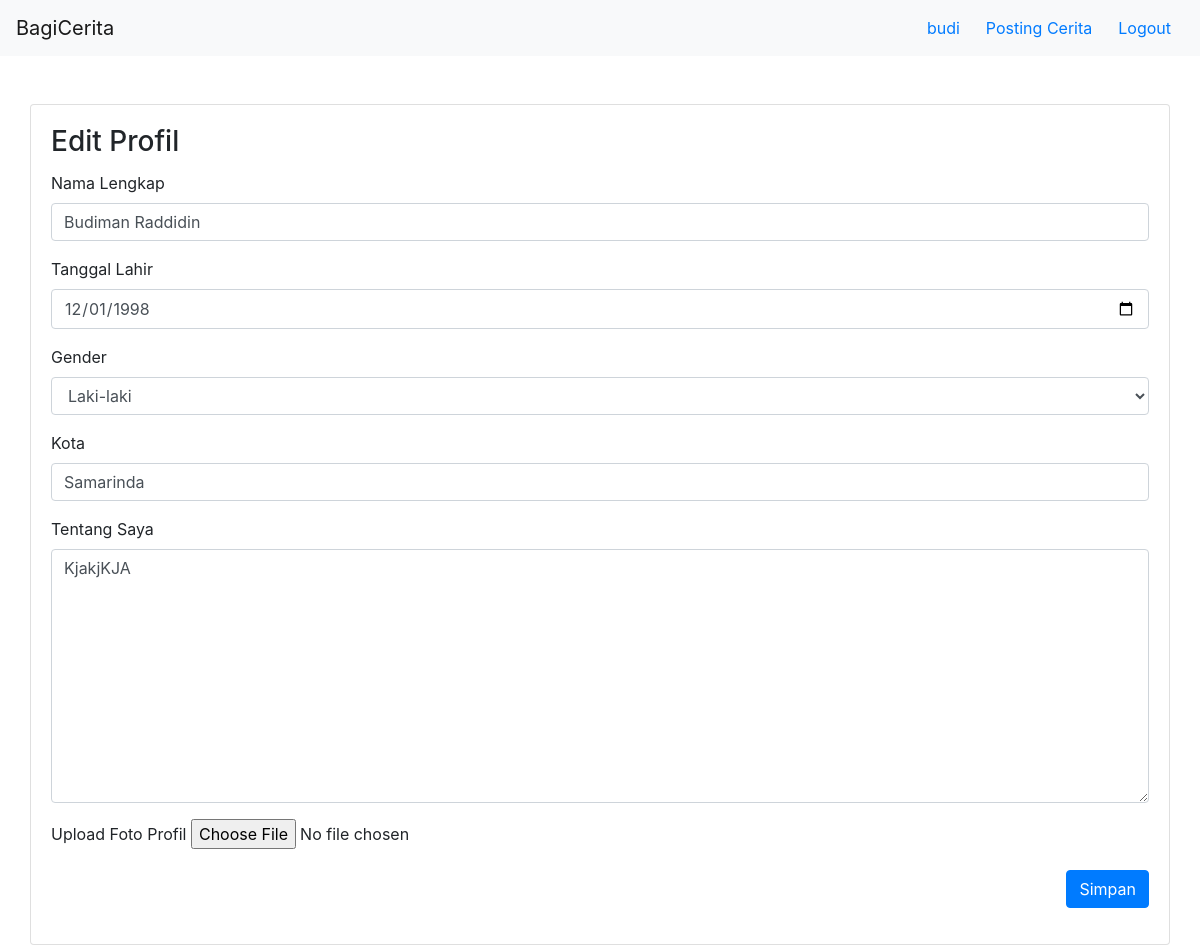
The app's page /user/budi/profile/edit (signed in) with its own data.
### user/models.py (models this page shows, shortened)
class Profile(models.Model):
    user = models.OneToOneField(User, on_delete=models.CASCADE)
    nama_lengkap = models.CharField(max_length=30, blank=True)
    tanggal_lahir = models.DateField(null=True, blank=True)
    kota = models.CharField(max_length=30, blank=True)
    tentang_saya = models.TextField(blank=True)
    profile_picture = models.ImageField(upload_to='profile_picture',blank=True)
    points = models.IntegerField(default=20)
    Laki = 'L'
    Perempuan = 'P'
    GENDER_CHOICES = [
        (Laki, 'Laki-laki'),
        (Perempuan, 'Perempuan'),
    ]
    gender = models.CharField(max_length=30,blank=True, choices=GENDER_CHOICES)

### user/views.py (the view, shortened to what this page needs)
# urls.py: path('<str:username>/profile/edit',edit_user_profile_view,name="edit_user_profile"),
@login_required
def edit_user_profile_view(request,username):
    if(str(request.user) != str(username)):
        return redirect("/stories")
    context = {
        "username":username,
        "nama_lengkap":"",
        "tanggal_lahir":"",
        "gender":"",
        "kota":"",
        "tentang_saya":"",
        "profile_picture":"-"
    }
    try:
        profile = request.user.profile
        context['nama_lengkap'] = profile.nama_lengkap
        context['tanggal_lahir'] = profile.tanggal_lahir
        context['gender'] = profile.gender
        context['kota'] = profile.kota
        context['tentang_saya']=profile.tentang_saya
        if(profile.profile_picture):
            context['profile_picture'] = profile.profile_picture
    except Profile.DoesNotExist:
        pass
    return render(request,"user/edit_user_profile.html",context)

### bagicerita/context_processor.py (called while the page is built)
def get_auth_form(request):
    registerForm = UserCreationForm()
    return{
        'register_form':registerForm
    }

def check_if_logged_in(request):
    if request.user.is_authenticated:
        return{
            'logged_in':True,
            'username':request.user.username
        }
    else:
        return {
            'logged_in':False
        }

### templates/user/edit_user_profile.html (shortened to what this page needs)
{% extends 'base.html' %}
{% load story_tags %}
{% block content %}
    {% include 'navbar.html' %}
    <div class="container">
        <div class="row mt-5">
            <div class="card" style="width: 100%">
                <div class="card-body">
                    <h3 class="card-title">Edit Profil</h3>
                    <form method="POST" enctype="multipart/form-data">
                        <div class="form-group">
                          <label for="nama-lengkap">Nama Lengkap</label>
                          <input required type="text" value = "{{nama_lengkap}}" name="nama-lengkap" class="form-control" id="nama-lengkap"/>
                        </div>
                        <div class="form-group">
                          <label for="tanggal-lahir">Tanggal Lahir</label>
                          <input type="date" required value="{{tanggal_lahir|date:'Y-m-d'}}" class="form-control" id="tanggal-lahir" name="tanggal-lahir"/>
                        </div>
                        <div class="form-group">
                            <label for="gender">Gender</label>
                            <select class="form-control" id="gender" name="gender">
                                {% if gender == "L" %}
                                    <option value="L" selected>Laki-laki</option>
                                {% elif gender == "P" %}
                                    <option value="L">Laki-laki</option>
                                    <option value="P" selected>Perempuan</option>
                                {%else %}
                                    <option value="L" selected>Laki-laki</option>
                                    <option value="P">Perempuan</option>
                                {% endif %}
                            </select>
                        </div>
                        <div class="form-group">
                            <label for="kota">Kota</label>
                            <input required type="text" value="{{kota}}" name="kota" class="form-control" id="kota"/>
                        </div>
                        <div class="form-group">
                            <label for="tentang-saya">Tentang Saya</label>
                            <textarea required class="form-control" name="tentang-saya" id="exampleFormControlTextarea1" rows="10">{{tentang_saya}}</textarea>
                        </div>
                        <div class="form-group">
                            <label for="profile-picture">Upload Foto Profil</label>
                            <input type="file" name="profile-picture" id="profile-picture">
                        </div>
                        <div class="form-group" style="text-align: right;">
                            <button type="submit" class="btn btn-primary">Simpan</button>
                          </div>
                      </form>
                </div>
            </div>
        </div>
    </div>
{% endblock %}

### templates/navbar.html (shortened to what this page needs)
<nav class="navbar navbar-expand-lg navbar-light bg-light">
    <a class="navbar-brand" href="/stories">BagiCerita</a>
        <div class="collapse navbar-collapse" id="navbarSupportedContent">
            <div class="navbar-nav ml-auto">
              {% if logged_in == False %}
                <button type="button" data-bs-toggle="modal" data-bs-target="#loginModal" class="btn btn-link">Login</button>
                <button type="button" data-bs-toggle="modal" data-bs-target="#registerModal" class="btn btn-link">Register</button>
              {%else %}
                <a href="/user/{{username}}/profile" class="btn btn-link">{{username}}</a>
                <a href="/stories/post" class="btn btn-link">Posting Cerita</a>
                <a href="/logout?next={{request.path_info}}" class="btn btn-link">Logout</a>
              {% endif %}
            </div>
        </div>
</nav>

### records on screen
Profile: nama-lengkap "Budiman Raddidin", tanggal-lahir "12/01/1998", kota "Samarinda", tentang-saya "KjakjKJA"

### other values on screen
{{ username }} "budi"
